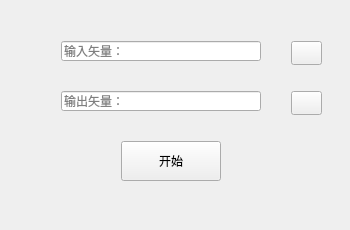
<?xml version="1.0" encoding="UTF-8"?>
<ui version="4.0">
 <class>ConvexAnalysisClass</class>
 <widget class="QWidget" name="ConvexAnalysisClass">
  <property name="geometry">
   <rect>
    <x>0</x>
    <y>0</y>
    <width>350</width>
    <height>230</height>
   </rect>
  </property>
  <property name="windowTitle">
   <string>ConvexAnalysis</string>
  </property>
  <layout class="QVBoxLayout" name="verticalLayout">
   <item>
    <widget class="QWidget" name="widget" native="true">
     <widget class="QLineEdit" name="lineEditVector">
      <property name="geometry">
       <rect>
        <x>50</x>
        <y>30</y>
        <width>200</width>
        <height>20</height>
       </rect>
      </property>
      <property name="readOnly">
       <bool>true</bool>
      </property>
      <property name="placeholderText">
       <string>输入矢量：</string>
      </property>
     </widget>
     <widget class="QPushButton" name="openFile">
      <property name="geometry">
       <rect>
        <x>280</x>
        <y>30</y>
        <width>31</width>
        <height>24</height>
       </rect>
      </property>
      <property name="text">
       <string/>
      </property>
      <property name="icon">
       <iconset resource="login.qrc">
        <normaloff>:/login/res/openFile.png</normaloff>:/login/res/openFile.png</iconset>
      </property>
     </widget>
     <widget class="QLineEdit" name="lineEditOutputVector">
      <property name="geometry">
       <rect>
        <x>50</x>
        <y>80</y>
        <width>200</width>
        <height>20</height>
       </rect>
      </property>
      <property name="readOnly">
       <bool>true</bool>
      </property>
      <property name="placeholderText">
       <string>输出矢量：</string>
      </property>
     </widget>
     <widget class="QPushButton" name="outputVectorButton">
      <property name="geometry">
       <rect>
        <x>280</x>
        <y>80</y>
        <width>31</width>
        <height>24</height>
       </rect>
      </property>
      <property name="text">
       <string/>
      </property>
      <property name="icon">
       <iconset resource="login.qrc">
        <normaloff>:/login/res/saveFile.png</normaloff>:/login/res/saveFile.png</iconset>
      </property>
     </widget>
     <widget class="QPushButton" name="begin">
      <property name="geometry">
       <rect>
        <x>110</x>
        <y>130</y>
        <width>100</width>
        <height>40</height>
       </rect>
      </property>
      <property name="text">
       <string>开始</string>
      </property>
     </widget>
    </widget>
   </item>
  </layout>
 </widget>
 <layoutdefault spacing="6" margin="11"/>
 <resources>
  <include location="login.qrc"/>
 </resources>
 <connections/>
</ui>
